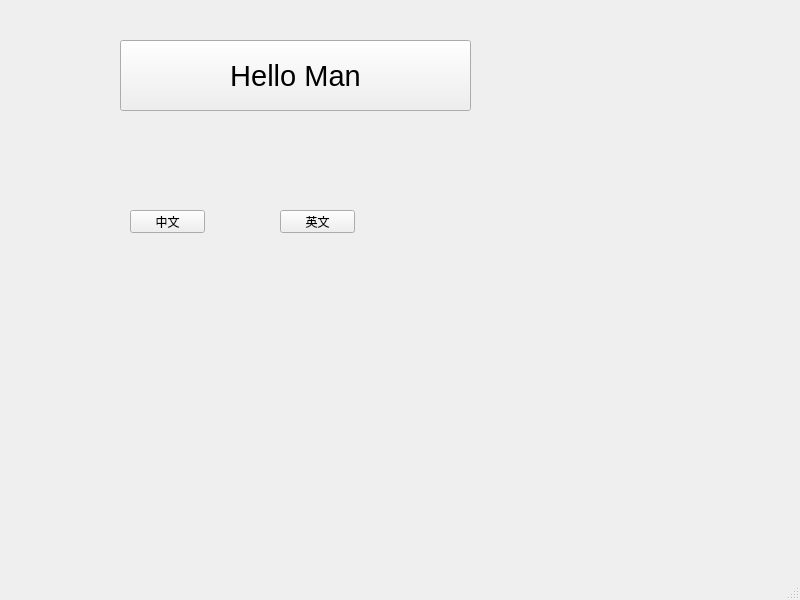
<?xml version="1.0" encoding="UTF-8"?>
<ui version="4.0">
 <class>MainWindow</class>
 <widget class="QMainWindow" name="MainWindow">
  <property name="geometry">
   <rect>
    <x>0</x>
    <y>0</y>
    <width>800</width>
    <height>600</height>
   </rect>
  </property>
  <property name="windowTitle">
   <string>MainWindow</string>
  </property>
  <widget class="QWidget" name="centralwidget">
   <widget class="QPushButton" name="btnHello">
    <property name="geometry">
     <rect>
      <x>120</x>
      <y>40</y>
      <width>351</width>
      <height>71</height>
     </rect>
    </property>
    <property name="font">
     <font>
      <pointsize>22</pointsize>
     </font>
    </property>
    <property name="text">
     <string>Hello Man</string>
    </property>
   </widget>
   <widget class="QPushButton" name="pushButton">
    <property name="geometry">
     <rect>
      <x>-130</x>
      <y>210</y>
      <width>75</width>
      <height>23</height>
     </rect>
    </property>
    <property name="text">
     <string>PushButton</string>
    </property>
   </widget>
   <widget class="QPushButton" name="btnCh">
    <property name="geometry">
     <rect>
      <x>130</x>
      <y>210</y>
      <width>75</width>
      <height>23</height>
     </rect>
    </property>
    <property name="text">
     <string>中文</string>
    </property>
   </widget>
   <widget class="QPushButton" name="BtnEn">
    <property name="geometry">
     <rect>
      <x>280</x>
      <y>210</y>
      <width>75</width>
      <height>23</height>
     </rect>
    </property>
    <property name="text">
     <string>英文</string>
    </property>
   </widget>
  </widget>
  <widget class="QMenuBar" name="menubar">
   <property name="geometry">
    <rect>
     <x>0</x>
     <y>0</y>
     <width>800</width>
     <height>23</height>
    </rect>
   </property>
  </widget>
  <widget class="QStatusBar" name="statusbar"/>
 </widget>
 <resources/>
 <connections/>
</ui>
